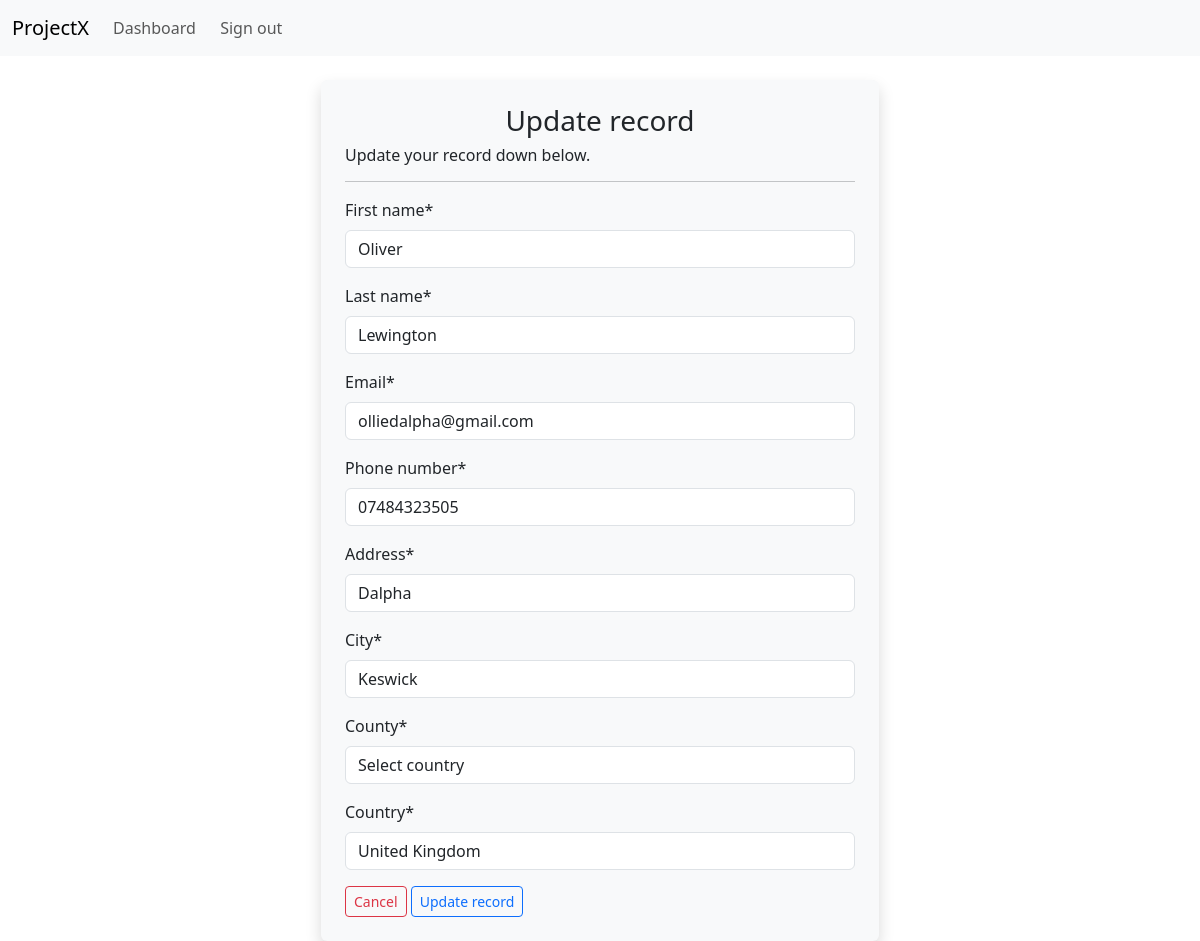
The app's page /update-record/4/ (signed in) with its own data.
### webapp/models.py (models this page shows, shortened)
class Record(models.Model):
    creation_date = models.DateTimeField(auto_now_add=True)
    first_name = models.CharField(max_length=100)
    last_name = models.CharField(max_length=150)
    email = models.CharField(max_length=255)
    phone_number = models.CharField(max_length=20)
    address = models.CharField(max_length=300)
    city = models.CharField(max_length=255)
    county = models.CharField(max_length=200)
    country = models.CharField(max_length=20)

### webapp/views.py (the view)
# urls.py: path('update-record/<int:pk>/', views.update_record, name="update-record"),
@login_required(login_url='login')
def update_record(request, pk):
    record = Record.objects.get(id=pk)
    form = UpdateRecordForm(instance=record)
    if request.method == 'POST':
        form = UpdateRecordForm(request.POST, instance=record)
        if form.is_valid():
            form.save()
            messages.success(request, "Your record has been updated!")
            return redirect('record', pk=record.id)  # Redirect to the view-record page
    context = {'form':form}
    return render(request, 'webapp/update-record.html', context=context)

### webapp/forms.py
class UpdateRecordForm(forms.ModelForm):
    class Meta:
        model = Record
        fields = ['first_name', 'last_name', 'email', 'phone_number', 'address', 'city', 'county', 'country']

### webapp/templates/webapp/update-record.html (shortened to what this page needs)
{% extends "webapp/base.html" %}
{% load crispy_forms_tags %}
{% block content %}
    <body>
        <div class="container shadow p-4 bg-body-tertiary rounded w-50 overflow-x-auto" >
            <h3 class="text-center">Update record</h3>
            <h6>Update your record down below.</h6>
            <hr>
            <form method="POST" autocomplete="off">
                {{ form|crispy }}
                <a class="btn btn-outline-danger btn-sm" href="{% url 'record' form.instance.id %}">Cancel</a>
                <button type="submit" class="btn btn-outline-primary btn-sm">Update record</button>
            </form>
        </div>
    </body>
{% endblock content %}

### records on screen
Record: first_name "Oliver", last_name "Lewington", email "olliedalpha@gmail.com", phone_number "07484323505", address "Dalpha", city "Keswick", county "Select country", country "United Kingdom"
